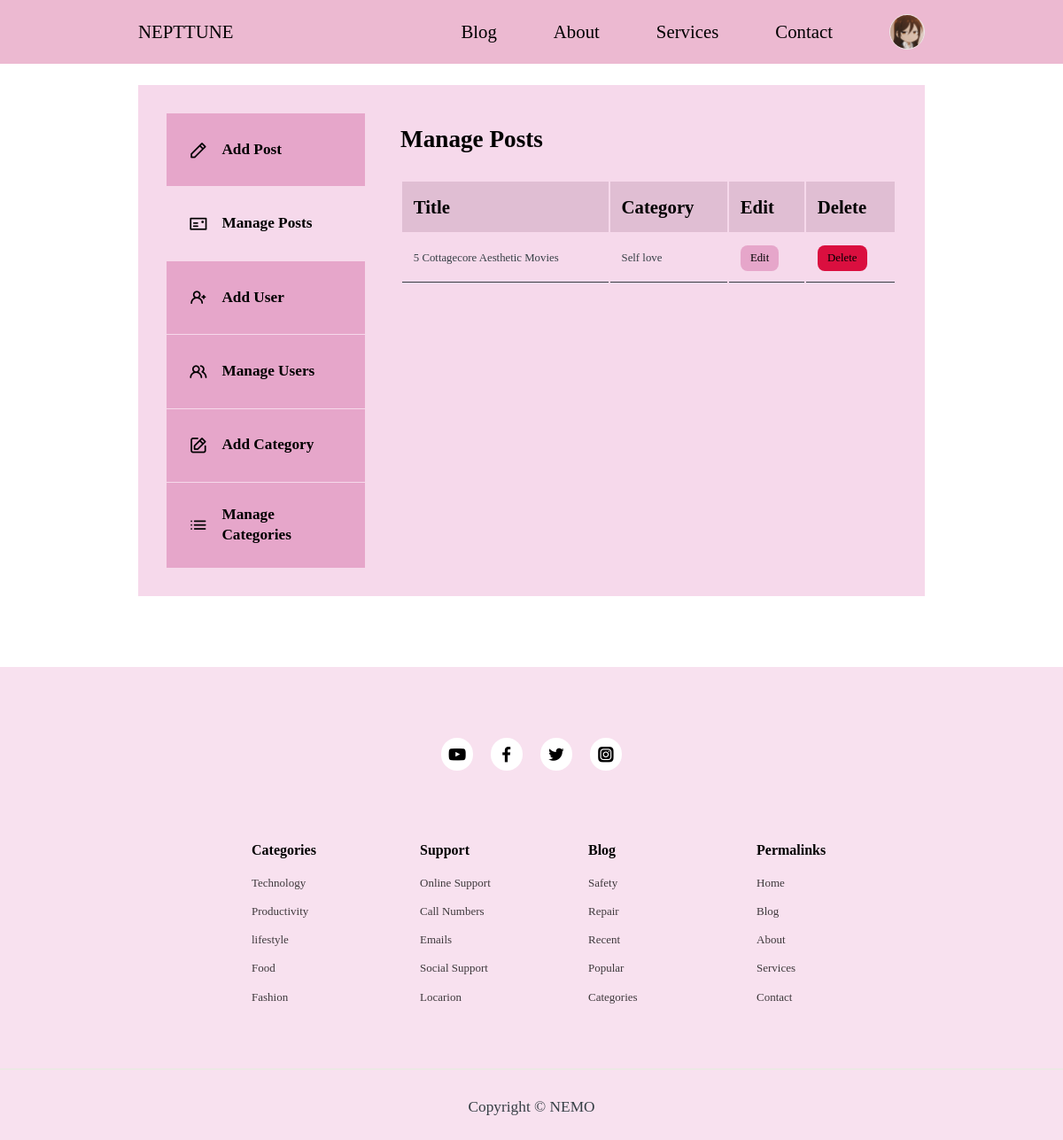
The app's page /admin/ (signed in) with its own data.
### tables this page shows
CREATE TABLE `users` (
  `id` int(11) UNSIGNED NOT NULL,
  `firstname` varchar(50) NOT NULL,
  `lastname` varchar(50) NOT NULL,
  `username` varchar(50) NOT NULL,
  `email` varchar(100) NOT NULL,
  `password` varchar(255) NOT NULL,
  `avatar` varchar(255) NOT NULL,
  `is_admin` tinyint(2) NOT NULL
);

CREATE TABLE `posts` (
  `id` int(11) UNSIGNED NOT NULL,
  `title` varchar(255) NOT NULL,
  `body` text NOT NULL,
  `thumbnail` varchar(255) NOT NULL,
  `date_time` timestamp NOT NULL DEFAULT current_timestamp(),
  `category_id` int(11) UNSIGNED DEFAULT NULL,
  `author_id` int(11) UNSIGNED NOT NULL,
  `is_featured` tinyint(1) NOT NULL
);

CREATE TABLE `categories` (
  `id` int(11) UNSIGNED NOT NULL,
  `title` varchar(50) NOT NULL,
  `description` text NOT NULL
);

### admin/partials/header.php (called while the page is built, shortened)
<?php
require'../partials/header.php';

### admin/index.php (the view, shortened to what this page needs)
<?php
    include 'partials/header.php';
$current_user_id=$_SESSION['user-id'];
$query ="SELECT id,title,category_id FROM posts WHERE author_id=$current_user_id ORDER BY id DESC";
$posts=mysqli_query($connection,$query);
?>
<section class="dashboard">
    <div class="container dashboard_container">
        <aside>
            <ul>
                <li>
                    <a href='add-post.php'><i class="uil uil-pen"></i>
                    <h5>Add Post</h5>
                    </a>
                </li>
                <li><a href='index.php' class="active"><i class="uil uil-postcard"></i>
                    <h5>Manage Posts</h5>
                    </a>
                </li>
                <?php if(isset($_SESSION['user_is_admin'])): ?>
                <li><a href='add-user.php'><i class="uil uil-user-plus"></i>
                    <h5>Add User</h5>
                    </a>
                </li>
                <li><a href='manage-users.php'><i class="uil uil-users-alt"></i>
                    <h5>Manage Users</h5>
                    </a>
                </li>
                <li><a href='add-category.php'><i class="uil uil-edit"></i>
                    <h5>Add Category</h5>
                    </a>
                </li>
                <li><a href='manage-categories.php'><i class="uil uil-list-ul"></i>
                    <h5>Manage Categories</h5>
                    </a>
                </li>
              <?php endif ?>
            </ul>
        </aside>
        <main>
            <h2>Manage Posts</h2>
            <?php if (mysqli_num_rows($posts)>0 ) : ?>
            <table>
                <thead>
                    <tr>
                        <th>Title</th>
                        <th>Category</th>
                        <th>Edit</th>
                        <th>Delete</th>
                    </tr>
                </thead>
                <tbody>
                    <?php while($post = mysqli_fetch_assoc($posts)) : ?>
                        <?php
                        $category_id=$post['category_id'];
                        $category_query="SELECT title FROM categories WHERE id=$category_id";
                        $category_result=mysqli_query($connection,$category_query);
                        $category=mysqli_fetch_assoc($category_result);
                        ?>
                    <tr>
                        <td><?= $post['title']?></td>
                        <td><?= $category['title'] ?></td>
                        <td><a href="<?= ROOT_URL ?>admin/edit-post.php?id=<?= $post['id'] ?>" class="btn sm">Edit</a></td>
                        <td><a href="<?= ROOT_URL ?>admin/delete-post.php?id=<?= $post['id'] ?>" class="btn sm danger">Delete</a></td>
                    </tr>
                    <?php endwhile ?>
                    </tbody>
            </table>
            <?php else : ?>
                <div class="alert_message error"><?=  "No posts found"?></div>
            <?php endif ?>
        </main>
    </div>
</section>
<?php
    include '../partials/footer.php';
?>

### partials/header.php (shortened to what this page needs)
<?php
require 'config/database.php';
if(isset($_SESSION['user-id'])){
    $id=filter_var($_SESSION['user-id'], FILTER_SANITIZE_NUMBER_INT);
    $query="SELECT avatar FROM users WHERE id=$id";
    $result=mysqli_query($connection,$query);
    $avatar=mysqli_fetch_assoc($result);
}
?>
<!DOCTYPE html>
<html lang="en">
<head>
    <link rel="stylesheet" href="<?=ROOT_URL ?>./css/style.css">
    <link rel="stylesheet" href="https://unicons.iconscout.com/release/v4.0.0/css/line.css">
</head>
<body>
    <nav>
        <div class="container nav_container">
            <a href="<?=ROOT_URL ?>" class="nav_logo">NEPTTUNE</a>
            <ul class="nav_items" id="nav_items">
                <li><a href="<?=ROOT_URL ?>blog.php">Blog</a></li>
                <li><a href="<?=ROOT_URL ?>about.php">About</a></li>
                <li><a href="<?=ROOT_URL ?>services.php">Services</a></li>
                <li><a href="<?=ROOT_URL ?>contact.php">Contact</a></li>
                <?php if (isset($_SESSION['user-id'])): ?>
                    <li class="nav_profile">
                    <div class="avatar">
                        <img src="<?= ROOT_URL . 'images/'.$avatar['avatar'] ?>">
                    </div>
                </li>
                <?php else : ?>
                <li><a href="<?=ROOT_URL ?>signin.php">Signin</a></li>
                <?php endif ?>
            </ul>
        </div>
    </nav>

### css/style.css (style rules this page uses)
:root { --color-primary:#e6a6ca; --color-primary-light:#764d6f; --color-primary-variant: #000000; --color-red: #da0f3f; --color-red-light: hsl(346, 87%, 46%, 15%); --color-green: #00c476; --color-green-light: hsl(156, 100%, 38%, 15%); --color-gray-900: #f6d9eb; --color-gray-700: #e0bed3; --color-gray-300: rgba(242, 242, 254, 0.3); --color-gray-200: #363f45; --color-white: #000000; --color-bg:#ece8e5; --transition: all 300ms ease; --container-width-lg: 74%; --container-width-md: 88%; --form-width: 40%; --card-border-radius-1: 0.3rem; --card-border-radius-2: 0.5rem; --card-border-radius-3: 0.8rem; --card-border-radius-4: 2rem; --card-border-radius-5: 3rem; }
* { margin:0; padding:0; outline:0; border:0; box-sizing:border-box; appearance: 0; list-style:none; text-decoration: none; }
body { font-family: poppins; line-height:1.5; color: var(--color-gray-200); overflow-x:hidden; background:#ffff; font-size:1.3rem; }
.container { width:var(--container-width-lg); max-width:1800px; margin-inline:auto; }
section { margin-top:3rem; width:100vw; }
h1,h2,h3,h4,h5 { color:var(--color-white); line-height: 1.3; }
h2 { font-size:1.7rem; margin:1rem 0; }
a { color:var(--color-white); transition:var(--transition); }
img { display:block; width:100%; object-fit:cover; cursor:pointer; }
nav { background:rgb(236, 185, 209); width:100vw; height: 4.5rem; position: fixed; cursor:pointer; top:0; z-index:10; }
.nav_container { height:100%; display:flex; align-items:center; justify-content:space-between; }
.avatar { width:2.5rem; height:2.5rem; border-radius:50%; overflow:hidden; border:0.1rem solid var(--color-bg); }
.nav_items { display:flex; align-items:center; gap: 4rem; }
.nav_profile { position:relative; cursor:pointer; }
.btn { display:inline-block; width:fit-content; padding:0.6rem 1.2rem; background-color: var(--color-primary); border-radius: var(--card-border-radius-2); cursor:pointer; transition:var(--transition); color:var(--color-white) }
.btn.sm { padding:0.3rem 0.7rem; font-size:0.8rem; }
.btn.danger { background:var(--color-red); }
.dashboard { margin-top:6rem; }
.dashboard_container { display:grid; grid-template-columns: 14rem auto; gap:1rem; background:var(--color-gray-900); padding:2rem; margin-bottom:5rem; }
.dashboard aside a { background-color: var(--color-primary); display:flex; gap:1rem; align-items:center; padding:1.6rem; }
.dashboard aside ul li:not(:last-child) a { border-bottom:1px solid var(--color-gray-900); }
.dashboard aside a.active { background-color:var(--color-gray-900) ; }
.dashboard main { margin-left:1.5rem; }
.dashboard main h2 { margin-bottom:2rem; line-height:1; }
.dashboard main table { width:100%; text-align: left; }
.dashboard main table th { background: var(--color-gray-700); padding:0.8rem; color:var(--color-white); }
.dashboard main table td { border-bottom:.1em solid var(--color-gray-200); padding:0.8rem; font-size:0.8rem; }

### records on screen
users: avatar (picture)
posts: title "5 Cottagecore Aesthetic Movies", category.title "Self love"
